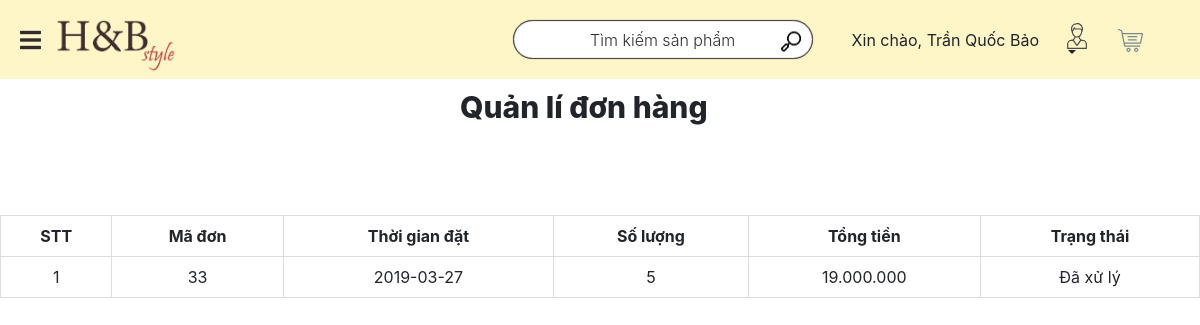
The page /donhang.php (signed in) on the database its author committed.
### tables this page shows
CREATE TABLE `donhang` (
  `MA_DON` int(11) NOT NULL,
  `MA_KHACH_HANG` int(13) NOT NULL,
  `THOI_GIAN` date NOT NULL,
  `TRANG_THAI` varchar(25) NOT NULL,
  `DIA_CHI` varchar(400) NOT NULL
);

### donhang.php (the view, shortened to what this page needs)
<?php
    $makhachhang = (isset($_SESSION["ma_khach_hang"])) ? $_SESSION["ma_khach_hang"] : "";
    $conn = create_connect();
    $sql = "SELECT * FROM donhang WHERE MA_KHACH_HANG = '".$makhachhang."'";
    $result = mysqli_query($conn,$sql);
?>
<!DOCTYPE html>
<html>
<head>
    <link rel="stylesheet" href="https://maxcdn.bootstrapcdn.com/bootstrap/4.0.0/css/bootstrap.min.css">
<link rel="stylesheet" type="text/css" href="styles/bootstrap-4.1.2/bootstrap.min.css">
<link href="plugins/font-awesome-4.7.0/css/font-awesome.min.css" rel="stylesheet" type="text/css">
<link rel="stylesheet" type="text/css" href="plugins/OwlCarousel2-2.2.1/owl.carousel.css">
<link rel="stylesheet" type="text/css" href="plugins/OwlCarousel2-2.2.1/owl.theme.default.css">
<link rel="stylesheet" type="text/css" href="plugins/OwlCarousel2-2.2.1/animate.css">
<link rel="stylesheet" type="text/css" href="styles/main_styles.css">
<link rel="stylesheet" type="text/css" href="styles/responsive.css">
<link rel="stylesheet" type="text/css" href="vendor/bootstrap/css/bootstrap.min.css">
    <link rel="stylesheet" type="text/css" href="styles_donhang.css">
    <link rel="stylesheet" href="https://use.fontawesome.com/releases/v5.8.1/css/solid.css">
    <link rel="stylesheet" href="https://use.fontawesome.com/releases/v5.8.1/css/fontawesome.css">
</head>
<body>
<?php include('header.php'); ?>
    <div class="tieude">Quản lí đơn hàng</div>
    <table>
        <tr>
            <th>STT</th>
            <th>Mã đơn</th>
            <th>Thời gian đặt</th>
            <th>Số lượng</th>
            <th>Tổng tiền</th>
            <th>Trạng thái</th>
        </tr>
        <?php
            $i = 0;
            while ($row = $result->fetch_assoc()){
                $sql_chitiet = "SELECT * ,SUM(ct.SO_LUONG) TONG_SO_LUONG, SUM(ct.TONG_TIEN) TIEN_HOA_DON FROM chitietdonhang ct WHERE MA_DON = '" .$row['MA_DON']."'";
                $result_chitiet = mysqli_query($conn,$sql_chitiet);
                $row_chitiet = $result_chitiet->fetch_assoc();
                echo '<tr>
                        <td>'.++$i.'</td>
                        <td>'.$row["MA_DON"].'</td>
                        <td>'.$row["THOI_GIAN"].'</td>
                        <td>'.$row_chitiet["TONG_SO_LUONG"].'</td>
                        <td>'.str_replace(",",".",number_format($row_chitiet['TIEN_HOA_DON'])).'</td>
                        <td>'.$row["TRANG_THAI"].'
                    </tr>';
            }
        ?>
    </table>
</body>
</html>

### styles/main_styles.css (style rules this page uses)
* { margin: 0; padding: 0; -webkit-font-smoothing: antialiased; -webkit-text-shadow: rgba(0,0,0,.01) 0 0 1px; text-shadow: rgba(0,0,0,.01) 0 0 1px; }
body { font-family: 'Roboto', sans-serif; font-size: 14px; font-weight: 400; background: #FFFFFF; color: #a5a5a5; }
div { display: block; position: relative; -webkit-box-sizing: border-box; -moz-box-sizing: border-box; box-sizing: border-box; }

### styles_donhang.css (style rules this page uses)
td { border: 1px solid #ddd; padding: 8px; text-align: center; }
th { border: 1px solid #ddd; padding: 8px; text-align: center; }
table { width: 100%; }
.tieude { width: 280px; margin: 85px auto; font-weight: 800; font-size: 30px; }

### rows shown on the page
donhang: MA_DON "33", THOI_GIAN "2019-03-27", TONG_SO_LUONG "5", TIEN_HOA_DON "19.000.000", TRANG_THAI "Đã xử lý"

### other values the page prints
$ho_ten "Trần Quốc Bảo"
